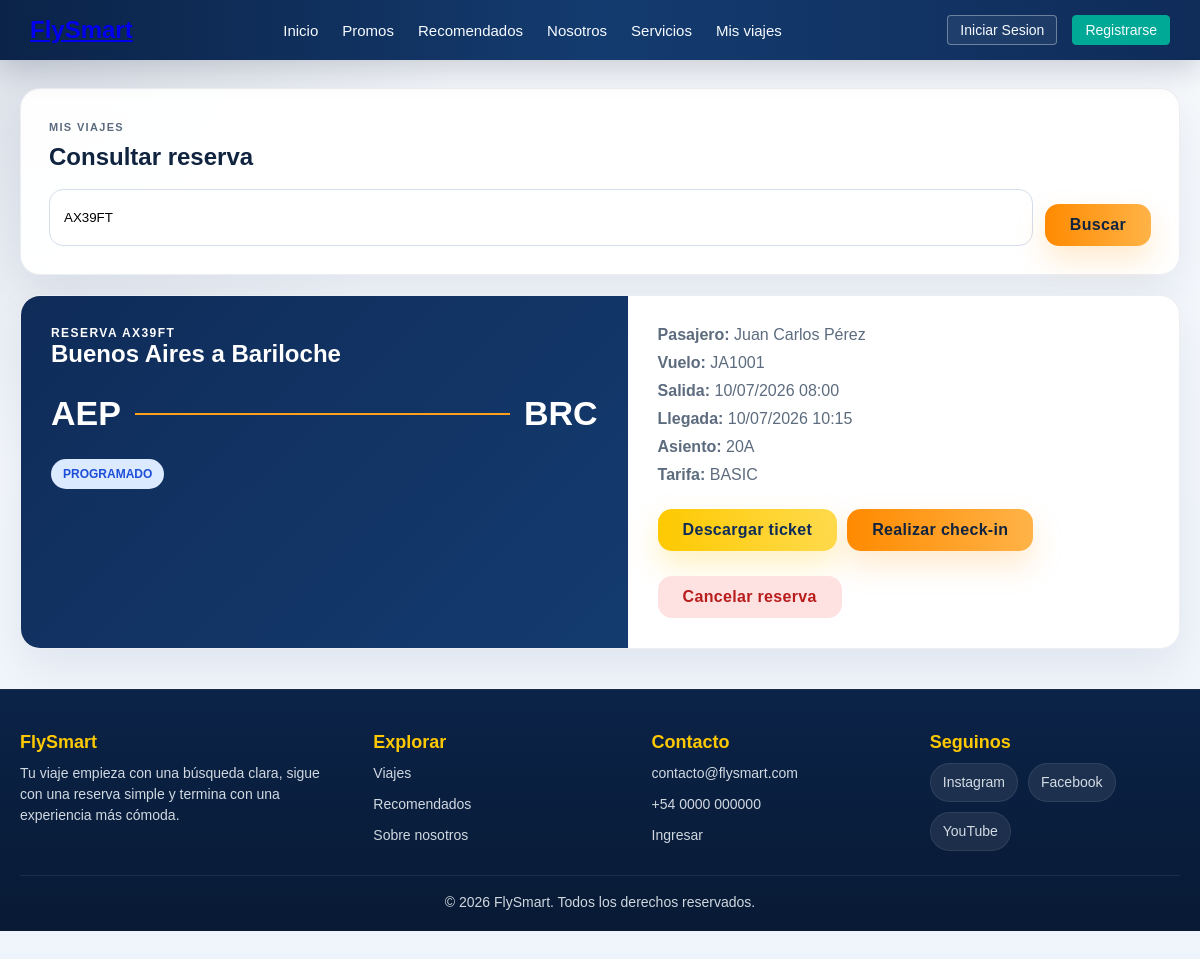
Page /consultas/reservas/ver_reserva.php?pnr=AX39FT on the committed database.
### tables this page shows
CREATE TABLE `tickets_detalle` (
  `id_ticket` int(11) NOT NULL AUTO_INCREMENT,
  `id_orden` int(11) NOT NULL,
  `id_vuelo` int(11) NOT NULL,
  `id_pasajero` int(11) NOT NULL,
  `numero_asiento` varchar(10) DEFAULT NULL,  
  `id_plan` int(11) NOT NULL,
  `codigo_reserva_pnr` varchar(6) NOT NULL,
  `precio_tramo_pagado` decimal(10,2) NOT NULL,
  PRIMARY KEY (`id_ticket`),
  KEY `id_orden` (`id_orden`),
  KEY `id_vuelo` (`id_vuelo`),
  KEY `id_pasajero` (`id_pasajero`),
  KEY `id_plan` (`id_plan`),
  CONSTRAINT `fk_tickets_orden` FOREIGN KEY (`id_orden`) REFERENCES `compras_ordenes` (`id_orden`) ON DELETE CASCADE,
  CONSTRAINT `fk_tickets_pasajero` FOREIGN KEY (`id_pasajero`) REFERENCES `pasajeros` (`id_pasajero`),
  CONSTRAINT `fk_tickets_plan` FOREIGN KEY (`id_plan`) REFERENCES `planes_tarifas` (`id_plan`),
  CONSTRAINT `fk_tickets_vuelo` FOREIGN KEY (`id_vuelo`) REFERENCES `vuelos` (`id_vuelo`)
);

CREATE TABLE `aeropuertos` (
  `codigo_iata` varchar(3) NOT NULL,
  `nombre` varchar(100) NOT NULL,
  `ciudad` varchar(100) NOT NULL,
  `pais` varchar(100) NOT NULL,
  PRIMARY KEY (`codigo_iata`)
);

CREATE TABLE `vuelos` (
  `id_vuelo` int(11) NOT NULL AUTO_INCREMENT,
  `numero_vuelo` varchar(20) NOT NULL,
  `id_avion` int(11) NOT NULL,
  `origen_iata` varchar(3) NOT NULL,
  `destino_iata` varchar(3) NOT NULL,
  `fecha_salida` datetime NOT NULL,
  `fecha_llegada` datetime NOT NULL,
  `precio_base_vuelo` decimal(10,2) NOT NULL,
  `estado_vuelo` varchar(20) NOT NULL,
  PRIMARY KEY (`id_vuelo`),
  KEY `id_avion` (`id_avion`),
  KEY `origen_iata` (`origen_iata`),
  KEY `destino_iata` (`destino_iata`),
  CONSTRAINT `fk_vuelos_avion` FOREIGN KEY (`id_avion`) REFERENCES `aviones` (`id_avion`),
  CONSTRAINT `fk_vuelos_destino` FOREIGN KEY (`destino_iata`) REFERENCES `aeropuertos` (`codigo_iata`),
  CONSTRAINT `fk_vuelos_origen` FOREIGN KEY (`origen_iata`) REFERENCES `aeropuertos` (`codigo_iata`)
);

CREATE TABLE `pasajeros` (
  `id_pasajero` int(11) NOT NULL AUTO_INCREMENT,
  `tipo_documento` varchar(20) NOT NULL,
  `numero_documento` varchar(50) NOT NULL,
  `nombre` varchar(100) NOT NULL,
  `apellido` varchar(100) NOT NULL,
  `fecha_nacimiento` date NOT NULL,
  `asistencia_especial` tinyint(1) DEFAULT 0,
  `detalles_medicos` text DEFAULT NULL,
  PRIMARY KEY (`id_pasajero`),
  UNIQUE KEY `numero_documento` (`numero_documento`)
);

CREATE TABLE `planes_tarifas` (
  `id_plan` int(11) NOT NULL AUTO_INCREMENT,
  `nombre_plan` varchar(50) NOT NULL,
  `descripcion` text DEFAULT NULL,
  `cargo_extra_plan` decimal(10,2) NOT NULL DEFAULT 0.00,
  PRIMARY KEY (`id_plan`)
);

### consultas/reservas/ver_reserva.php (the view, shortened to what this page needs)
<?php
require_once '../../config/conexion.php';
$pnr = strtoupper(trim($_GET['pnr'] ?? ''));
include_once '../../includes/header.php';
$reserva = null;
function estadoClaseReserva(string $estado): string {
    $estado = strtolower($estado);
    return 'status-scheduled';
}
if ($pnr !== '') {
    $stmt = $pdo->prepare("
        SELECT td.id_ticket, td.codigo_reserva_pnr, td.numero_asiento, td.precio_tramo_pagado,
               v.numero_vuelo, v.estado_vuelo, v.fecha_salida, v.fecha_llegada,
               origen.ciudad AS origen_ciudad, origen.codigo_iata AS origen_iata,
               destino.ciudad AS destino_ciudad, destino.codigo_iata AS destino_iata,
               p.nombre, p.apellido, p.numero_documento, pt.nombre_plan, co.fecha_compra
        FROM tickets_detalle td
        INNER JOIN vuelos v ON v.id_vuelo = td.id_vuelo
        INNER JOIN aeropuertos origen ON origen.codigo_iata = v.origen_iata
        INNER JOIN aeropuertos destino ON destino.codigo_iata = v.destino_iata
        INNER JOIN pasajeros p ON p.id_pasajero = td.id_pasajero
        INNER JOIN planes_tarifas pt ON pt.id_plan = td.id_plan
        INNER JOIN compras_ordenes co ON co.id_orden = td.id_orden
        WHERE td.codigo_reserva_pnr = :pnr
        LIMIT 1
    ");
    $stmt->execute(['pnr' => $pnr]);
    $reserva = $stmt->fetch(PDO::FETCH_ASSOC);
}
?>
<main class="reservation-page">
    <section class="reservation-card">
        <p class="eyebrow">Mis viajes</p>
        <h1>Consultar reserva</h1>
        <form action="ver_reserva.php" method="GET" class="reservation-search">
            <input type="text" name="pnr" maxlength="6" value="<?= htmlspecialchars($pnr, ENT_QUOTES, 'UTF-8') ?>" placeholder="Codigo de reserva" required>
            <button type="submit" class="btn-next btn-orange">Buscar</button>
        </form>
    </section>
    <?php if ($pnr !== '' && !$reserva): ?>
        <section class="reservation-card reservation-empty">
            <h2>No encontramos esa reserva</h2>
            <p>Revisa que el codigo PNR tenga 6 caracteres y volve a intentarlo.</p>
        </section>
    <?php elseif ($reserva): ?>
        <?php $cancelable = strtotime($reserva['fecha_salida']) > time() && strtolower($reserva['estado_vuelo']) !== 'cancelado'; ?>
        <section class="ticket-summary">
            <div class="ticket-main">
                <p class="ticket-label">Reserva <?= htmlspecialchars($reserva['codigo_reserva_pnr'], ENT_QUOTES, 'UTF-8') ?></p>
                <h2><?= htmlspecialchars($reserva['origen_ciudad'], ENT_QUOTES, 'UTF-8') ?> a <?= htmlspecialchars($reserva['destino_ciudad'], ENT_QUOTES, 'UTF-8') ?></h2>
                <div class="route-line">
                    <strong><?= htmlspecialchars($reserva['origen_iata'], ENT_QUOTES, 'UTF-8') ?></strong>
                    <span></span>
                    <strong><?= htmlspecialchars($reserva['destino_iata'], ENT_QUOTES, 'UTF-8') ?></strong>
                </div>
                <div class="status-pill <?= estadoClaseReserva($reserva['estado_vuelo']) ?>"><?= htmlspecialchars($reserva['estado_vuelo'], ENT_QUOTES, 'UTF-8') ?></div>
            </div>
            <div class="ticket-details">
                <p><strong>Pasajero:</strong> <?= htmlspecialchars($reserva['nombre'] . ' ' . $reserva['apellido'], ENT_QUOTES, 'UTF-8') ?></p>
                <p><strong>Vuelo:</strong> <?= htmlspecialchars($reserva['numero_vuelo'], ENT_QUOTES, 'UTF-8') ?></p>
                <p><strong>Salida:</strong> <?= date('d/m/Y H:i', strtotime($reserva['fecha_salida'])) ?></p>
                <p><strong>Llegada:</strong> <?= date('d/m/Y H:i', strtotime($reserva['fecha_llegada'])) ?></p>
                <p><strong>Asiento:</strong> <?= htmlspecialchars($reserva['numero_asiento'] ?? 'Sin asignar', ENT_QUOTES, 'UTF-8') ?></p>
                <p><strong>Tarifa:</strong> <?= htmlspecialchars($reserva['nombre_plan'], ENT_QUOTES, 'UTF-8') ?></p>
                <div class="action-grid">
                    <a href="pasaje.php?pnr=<?= urlencode($reserva['codigo_reserva_pnr']) ?>" class="btn-next">Descargar ticket</a>
                    <a href="checkin.php?pnr=<?= urlencode($reserva['codigo_reserva_pnr']) ?>" class="btn-next btn-orange">Realizar check-in</a>
                    <?php if ($cancelable): ?>
                        <a href="cancelar_reserva.php?pnr=<?= urlencode($reserva['codigo_reserva_pnr']) ?>" class="btn-next btn-danger-action">Cancelar reserva</a>
                    <?php endif; ?>
                </div>
            </div>
        </section>
    <?php endif; ?>
</main>
<?php include_once '../../includes/footer.php'; ?>
</body>
</html>

### Aerolinea/css/estilos.css (style rules this page uses)
:root { --primary-color: #0f2c59; --secondary-color: #00a896; --orange-color: #ff9f1c; --light-bg: #f4f6f9; --dark-text: #333; }
* { box-sizing: border-box; margin: 0; padding: 0; font-family: sans-serif; }
body { background-color: var(--light-bg); color: var(--dark-text); padding-bottom: 50px; }
.btn-next { background-color: var(--secondary-color); color: white; border: none; padding: 12px 25px; font-size: 16px; border-radius: 4px; cursor: pointer; display: inline-block; text-decoration: none; text-align: center; margin-top: 15px; }
body { font-family: "Segoe UI", "Trebuchet MS", Arial, sans-serif; background: radial-gradient(circle at top left, rgba(15, 44, 89, 0.12), transparent 30%), linear-gradient(180deg, #f7f9fc 0%, #eef4fb 100%); color: #10233f; }
.eyebrow { display: inline-flex; align-items: center; gap: 8px; text-transform: uppercase; letter-spacing: 0.12em; font-size: 11px; color: #0d7fd4; font-weight: 800; margin-bottom: 10px; }
.btn-next { background: linear-gradient(90deg, #fec901, #ffdb4d); color: #0f2c59; border-radius: 14px; box-shadow: 0 14px 30px rgba(254, 201, 1, 0.25); font-weight: 900; letter-spacing: 0.02em; }
html, body { min-height: 100%; }
body { min-height: 100vh; display: flex; flex-direction: column; }

### css/reservas.css (style rules this page uses)
.reservation-tools, .reservation-page { max-width: 1240px; margin: 0 auto 40px; padding: 0 20px; }
.reservation-tool, .reservation-card, .ticket-summary, .history-item, .boarding-pass { background: rgba(255, 255, 255, 0.96); border: 1px solid rgba(15, 44, 89, 0.08); border-radius: 20px; box-shadow: 0 18px 45px rgba(15, 44, 89, 0.08); }
.reservation-tool p, .reservation-card p, .ticket-details p, .history-item p, .boarding-qr p { color: #5c6b7e; }
.reservation-form, .reservation-search { display: flex; gap: 12px; flex-wrap: wrap; margin-top: 18px; }
.reservation-form input, .reservation-search input { flex: 1; min-width: 220px; min-height: 48px; padding: 12px 14px; border: 1px solid #d4ddeb; border-radius: 14px; text-transform: uppercase; }
.btn-orange { background: linear-gradient(90deg, #ff8a00, #ffb347); color: #10233f; box-shadow: 0 14px 30px rgba(255, 159, 28, 0.22); }
.reservation-page { margin-top: 28px; }
.reservation-card { padding: 28px; margin-bottom: 20px; }
.ticket-summary { display: grid; grid-template-columns: 1.1fr 1fr; overflow: hidden; }
.ticket-main { padding: 30px; background: linear-gradient(135deg, #0f2c59, #143b6f); color: #fff; }
.ticket-main h2, .ticket-main p { color: #fff; }
.ticket-label { font-size: 12px; text-transform: uppercase; letter-spacing: 0.12em; font-weight: 800; }
.route-line { display: grid; grid-template-columns: auto 1fr auto; align-items: center; gap: 14px; margin: 26px 0; }
.route-line strong { font-size: 34px; }
.route-line span { height: 2px; background: #ff9f1c; }
.status-pill { display: inline-flex; align-items: center; width: fit-content; padding: 8px 12px; border-radius: 999px; background: #fff4df; color: #9a5400; font-size: 12px; font-weight: 900; text-transform: uppercase; }
.ticket-details { padding: 30px; display: grid; gap: 10px; }
.status-scheduled { background: #dbeafe; color: #1d4ed8; }
.mini-promo-list, .action-grid { display: flex; flex-wrap: wrap; gap: 10px; }
.btn-danger-action { background: #fee2e2; color: #b91c1c; box-shadow: none; }

### rows in the picture
tickets_detalle: codigo_reserva_pnr "AX39FT", aeropuertos.ciudad "Buenos Aires", aeropuertos.ciudad "Bariloche", aeropuertos.codigo_iata "AEP", aeropuertos.codigo_iata "BRC", id_vuelo.estado_vuelo "PROGRAMADO", id_pasajero.apellido "Juan Carlos Pérez", id_vuelo.numero_vuelo "JA1001", id_vuelo.fecha_salida "10/07/2026 08:00", id_vuelo.fecha_llegada "10/07/2026 10:15", numero_asiento "20A", id_plan.nombre_plan "BASIC"
